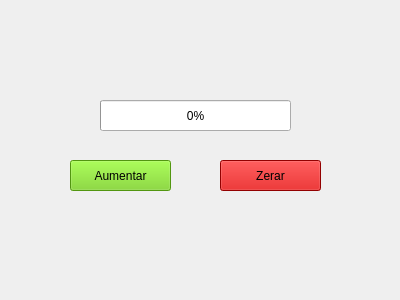
<?xml version="1.0" encoding="UTF-8"?>
<ui version="4.0">
 <class>Form</class>
 <widget class="QWidget" name="Form">
  <property name="geometry">
   <rect>
    <x>0</x>
    <y>0</y>
    <width>400</width>
    <height>300</height>
   </rect>
  </property>
  <property name="windowTitle">
   <string>Form</string>
  </property>
  <widget class="QProgressBar" name="barra_progresso">
   <property name="geometry">
    <rect>
     <x>100</x>
     <y>100</y>
     <width>191</width>
     <height>31</height>
    </rect>
   </property>
   <property name="value">
    <number>0</number>
   </property>
  </widget>
  <widget class="QPushButton" name="btn_aumentar">
   <property name="geometry">
    <rect>
     <x>70</x>
     <y>160</y>
     <width>101</width>
     <height>31</height>
    </rect>
   </property>
   <property name="styleSheet">
    <string notr="true">background-color: rgb(115, 210, 22);</string>
   </property>
   <property name="text">
    <string>Aumentar</string>
   </property>
  </widget>
  <widget class="QPushButton" name="btn_zerar">
   <property name="geometry">
    <rect>
     <x>220</x>
     <y>160</y>
     <width>101</width>
     <height>31</height>
    </rect>
   </property>
   <property name="styleSheet">
    <string notr="true">background-color: rgb(204, 0, 0);</string>
   </property>
   <property name="text">
    <string>Zerar</string>
   </property>
  </widget>
 </widget>
 <resources/>
 <connections/>
</ui>
